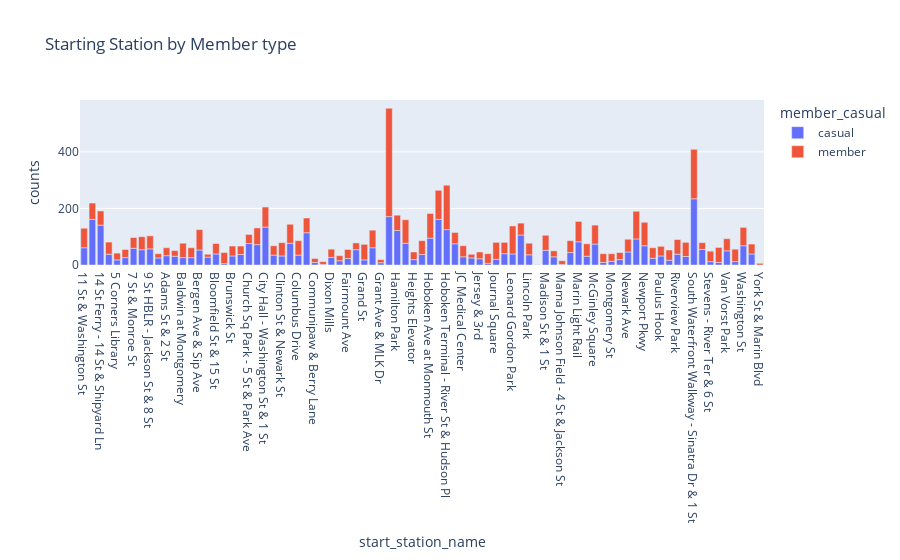

The notebook cell saved with this chart:
### Markdown cell above
**10) Which start station was the most popular?**

### Code cell
df2 =  df_smote_final.groupby(by=["start_station_name", "member_casual"]).size().reset_index(name="counts")
fig = px.bar(df2, x='start_station_name', y='counts', color='member_casual', title='Starting Station by Member type')
fig.show()

### Figure 1 — Plotly figure (JSON) as saved in the notebook; plotly's stock layout.template omitted (floating-point values rounded to 4 significant figures)
{"data": [{"alignmentgroup": "True", "hovertemplate": "member_casual=casual<br>start_station_name=%{x}<br>counts=%{y}<extra></extra>", "legendgroup": "casual", "marker": {"color": "#636efa", "pattern": {"shape": ""}}, "name": "casual", "offsetgroup": "casual", "orientation": "v", "showlegend": true, "textposition": "auto", "type": "bar", "x": ["11 St & Washington St", "12 St & Sinatra Dr N", "14 St Ferry - 14 St & Shipyard Ln", "4 St & Grand St", "5 Corners Library", "6 St & Grand St", "7 St & Monroe St", "8 St & Washington St", "9 St HBLR - Jackson St & 8 St", "Adams St & 11 St", "Adams St & 2 St", "Astor Place", "Baldwin at Montgomery", "Bergen Ave", "Bergen Ave & Sip Ave", "Bergen Ave & Stegman St", "Bloomfield St & 15 St", "Brunswick & 6th", "Brunswick St", "Christ Hospital", "Church Sq Park - 5 St & Park Ave", "City Hall", "City Hall - Washington St & 1 St", "Clinton St & 7 St", "Clinton St & Newark St", "Columbus Dr at Exchange Pl", "Columbus Drive", "Columbus Park - Clinton St & 9 St", "Communipaw & Berry Lane", "Dey St", "Dixon Mills", "Essex Light Rail", "Fairmount Ave", "Glenwood Ave", "Grand St", "Grand St & 14 St", "Grant Ave & MLK Dr", "Grove St PATH", "Hamilton Park", "Harborside", "Heights Elevator", "Hilltop", "Hoboken Ave at Monmouth St", "Hoboken Terminal - Hudson St & Hudson Pl", "Hoboken Terminal - River St & Hudson Pl", "Hudson St & 4 St", "JC Medical Center", "Jackson Square", "Jersey & 3rd", "Jersey & 6th St", "Journal Square", "Lafayette Park", "Leonard Gordon Park", "Liberty Light Rail", "Lincoln Park", "MTL-ECO5-LAB", "Madison St & 1 St", "Madison St & 10 St", "Mama Johnson Field - 4 St & Jackson St", "Manila & 1st", "Marin Light Rail", "Marshall St & 2 St", "McGinley Square", "Monmouth and 6th", "Montgomery St", "Morris Canal", "Newark Ave", "Newport PATH", "Newport Pkwy", "Oakland Ave", "Paulus Hook", "Pershing Field", "Riverview Park", "Sip Ave", "South Waterfront Walkway - Sinatra Dr & 1 St", "Southwest Park - Jackson St & Observer Hwy", "Stevens - River Ter & 6 St", "Union St", "Van Vorst Park", "Warren St", "Washington St", "Willow Ave & 12 St"], "xaxis": "x", "y": [61, 161, 141, 38, 18, 26, 59, 54, 57, 25, 33, 31, 26, 26, 53, 28, 39, 5, 32, 37, 76, 72, 134, 35, 32, 77, 35, 114, 9, 2, 27, 15, 23, 54, 18, 61, 8, 171, 122, 77, 19, 37, 95, 161, 125, 75, 29, 25, 22, 6, 20, 40, 39, 106, 36, 1, 52, 29, 2, 44, 82, 31, 74, 9, 13, 19, 46, 92, 68, 24, 32, 17, 38, 30, 234, 55, 12, 9, 50, 12, 68, 39], "yaxis": "y"}, {"alignmentgroup": "True", "hovertemplate": "member_casual=member<br>start_station_name=%{x}<br>counts=%{y}<extra></extra>", "legendgroup": "member", "marker": {"color": "#EF553B", "pattern": {"shape": ""}}, "name": "member", "offsetgroup": "member", "orientation": "v", "showlegend": true, "textposition": "auto", "type": "bar", "x": ["11 St & Washington St", "12 St & Sinatra Dr N", "14 St Ferry - 14 St & Shipyard Ln", "4 St & Grand St", "5 Corners Library", "6 St & Grand St", "7 St & Monroe St", "8 St & Washington St", "9 St HBLR - Jackson St & 8 St", "Adams St & 11 St", "Adams St & 2 St", "Astor Place", "Baldwin at Montgomery", "Bergen Ave", "Bergen Ave & Sip Ave", "Bergen Ave & Stegman St", "Bloomfield St & 15 St", "Brunswick & 6th", "Brunswick St", "Christ Hospital", "Church Sq Park - 5 St & Park Ave", "City Hall", "City Hall - Washington St & 1 St", "Clinton St & 7 St", "Clinton St & Newark St", "Columbus Dr at Exchange Pl", "Columbus Drive", "Columbus Park - Clinton St & 9 St", "Communipaw & Berry Lane", "Dey St", "Dixon Mills", "Essex Light Rail", "Fairmount Ave", "Glenwood Ave", "Grand St", "Grand St & 14 St", "Grant Ave & MLK Dr", "Grove St PATH", "Hamilton Park", "Harborside", "Heights Elevator", "Hilltop", "Hoboken Ave at Monmouth St", "Hoboken Terminal - Hudson St & Hudson Pl", "Hoboken Terminal - River St & Hudson Pl", "Hudson St & 4 St", "JC Medical Center", "Jackson Square", "Jersey & 3rd", "Jersey & 6th St", "Journal Square", "Lafayette Park", "Leonard Gordon Park", "Liberty Light Rail", "Lincoln Park", "Madison St & 1 St", "Madison St & 10 St", "Mama Johnson Field - 4 St & Jackson St", "Manila & 1st", "Marin Light Rail", "Marshall St & 2 St", "McGinley Square", "Monmouth and 6th", "Montgomery St", "Morris Canal", "Newark Ave", "Newport PATH", "Newport Pkwy", "Oakland Ave", "Paulus Hook", "Pershing Field", "Riverview Park", "Sip Ave", "South Waterfront Walkway - Sinatra Dr & 1 St", "Southwest Park - Jackson St & Observer Hwy", "Stevens - River Ter & 6 St", "Union St", "Van Vorst Park", "Warren St", "Washington St", "Willow Ave & 12 St", "York St & Marin Blvd"], "xaxis": "x", "y": [69, 58, 50, 43, 24, 29, 38, 46, 46, 15, 28, 20, 51, 35, 72, 10, 37, 39, 35, 30, 32, 59, 71, 33, 47, 67, 51, 52, 14, 10, 29, 18, 32, 24, 55, 62, 11, 383, 54, 83, 27, 49, 87, 103, 157, 40, 39, 13, 24, 34, 60, 40, 99, 42, 41, 53, 21, 13, 42, 72, 44, 67, 31, 27, 25, 45, 98, 83, 37, 34, 36, 52, 50, 175, 24, 37, 53, 43, 44, 65, 35, 6], "yaxis": "y"}], "layout": {"barmode": "relative", "legend": {"title": {"text": "member_casual"}, "tracegroupgap": 0}, "title": {"text": "Starting Station by Member type"}, "xaxis": {"anchor": "y", "domain": [0, 1], "title": {"text": "start_station_name"}}, "yaxis": {"anchor": "x", "domain": [0, 1], "title": {"text": "counts"}}}}
